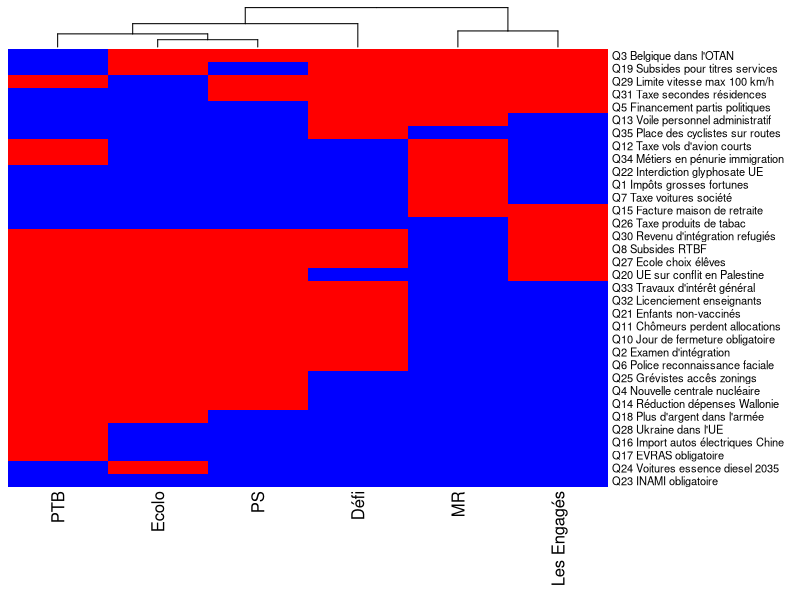
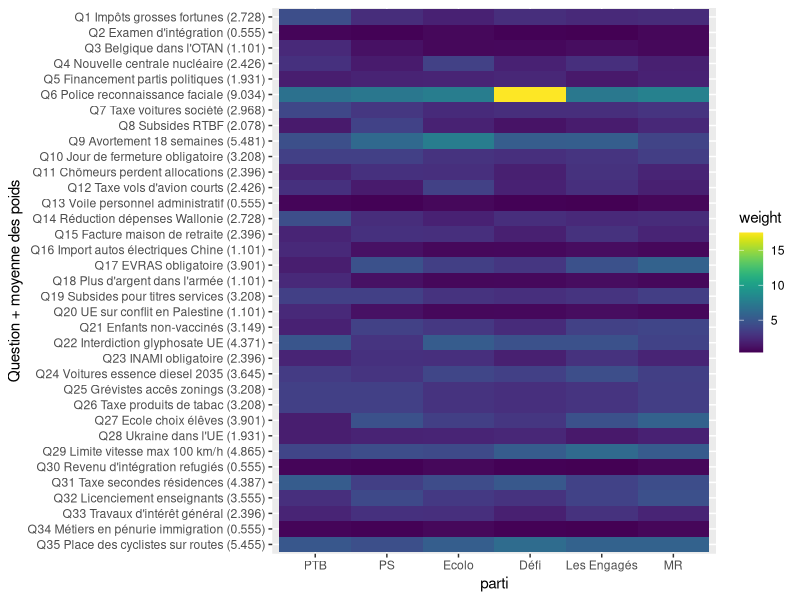
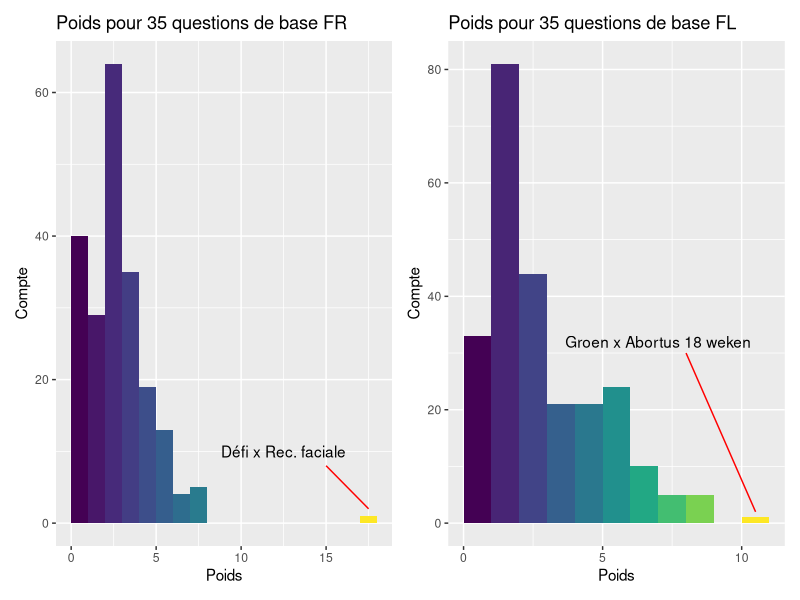

Generate these figures, in order, with R:
## ---- chunk 1
#| echo: false
#| output: false
library(tidyverse)
library(ComplexHeatmap)
library(viridis)
#library(gridExtra)
library(patchwork)
library(ggalluvial)
library(formattable)
## ---- chunk 2
#| echo: false
#| warning: false
parties <- c('PTB', 'PS', 'Ecolo', 'Défi', 'Les Engagés', 'MR')
qa <- read_csv('data/base_french_answers.csv')
qa <- qa %>%
        mutate(across(parties, ~ case_when(. == 'agree' ~ TRUE,
                                           . == 'disagree' ~ FALSE,
                                           . == 'undecided' ~ NA))) %>%
        relocate(parties)
# remove useless Q9
qa <- qa %>% na.omit()
questions <- qa %>% pull(question)
resumes <- qa %>% pull(short)
#qa_long <- qa %>% dplyr::select(-Texte, -Resume) %>% pivot_longer(cols=-Question, names_to="Parti", values_to="Reponse") %>% mutate(Parti=factor(Parti, levels=partis))
qa_for_heatmap <- qa %>%
        dplyr::select(-c(question, id, short)) %>%
        as.matrix()
qa_for_heatmap <- -1 * qa_for_heatmap
rownames(qa_for_heatmap) <- paste(questions, resumes)
Heatmap(qa_for_heatmap,
        clustering_distance_rows = function(x, y) sum(x != y),
        clustering_distance_columns = function(x, y) sum(x != y),
        row_names_gp = grid::gpar(fontsize = 8),
        show_heatmap_legend=FALSE,
        show_row_dend=FALSE)
## ---- chunk 3
#| echo: false
#| warning: false
dist2(t(qa_for_heatmap), pairwise_fun = function(x, y) sum(x != y))
## ---- chunk 4
#| echo: false
#| warning: false
weights <- read_csv('data/base_french_weights.csv')
themes <- read_csv('data/base_french_themes.csv')
weights <- weights %>% left_join(themes)
weights <- weights %>%
        rowwise() %>%
        mutate(weight_mean=mean(c_across(all_of(parties))))
q <- weights %>% pull(question)
s <- weights %>% pull(short)
m <- weights %>% pull(weight_mean)
qsm <- paste(q, ' ', s, ' (', round(m, digits=3), ')', sep='')
weights$question <- factor(qsm, levels=rev(qsm))
weights_french_long <- weights %>%
        dplyr::select(question, parties, theme, theme_color) %>%
        pivot_longer(cols=-c(question, theme, theme_color), names_to='parti', values_to='weight') %>%
        mutate(parti=factor(parti, levels=parties)) 
weights_french_long %>%
        ggplot(aes(parti, question, fill=weight)) +
        geom_tile() +
        scale_fill_viridis(discrete=FALSE) +
        ylab('Question + moyenne des poids')
## ---- chunk 5
#| echo: false
#| warning: false
parties <- c('Vlaams Belang','Vooruit','Open VLD','CD&V','Groen','PVDA','NVA')
weights <- read_csv('data/base_flemish_weights.csv')
weights <- weights %>%
        rowwise() %>%
        mutate(weight_mean=mean(c_across(all_of(parties))))
q <- weights %>% pull(question)
s <- weights %>% pull(short)
m <- weights %>% pull(weight_mean)
qsm <- paste(q, ' ', s, ' (', round(m, digits=3), ')', sep='')
weights$question <- factor(qsm, levels=rev(qsm))
weights_flemish_long <- weights %>%
        dplyr::select(-id, -short, -weight_mean) %>%
        pivot_longer(cols=-question, names_to='parti', values_to='weight') %>%
        mutate(parti=factor(parti, levels=parties)) 
# reset parties to french-speaking parties
parties <- c('PTB', 'PS', 'Ecolo', 'Défi', 'Les Engagés', 'MR')
## ---- chunk 6
#| echo: false
#| warning: false
p1 <- weights_french_long %>%
        ggplot(aes(x=weight, fill=after_stat(x))) +
        geom_histogram(binwidth=1, center=0.5) +
        scale_fill_viridis(discrete=FALSE) +
        annotate('text', x=12.5, y=10, label='Défi x Rec. faciale') +
        annotate('segment', x=15, xend=17.5, y=8, yend=2, color='red') +
        labs(title='Poids pour 35 questions de base FR', x='Poids', y='Compte') +
        theme(legend.position='none')
p2 <- weights_flemish_long %>%
        ggplot(aes(x=weight, fill=after_stat(x))) +
        geom_histogram(binwidth=1, center=0.5) +
        scale_fill_viridis(discrete=FALSE) +
        annotate('text', x=7, y=32, label='Groen x Abortus 18 weken') +
        annotate('segment', x=8, xend=10.5, y=30, yend=2, color='red') +
        labs(title='Poids pour 35 questions de base FL', x='Poids', y='Compte') +
        theme(legend.position='none') +
        scale_x_continuous(breaks=c(0, 5, 10))
p1 + p2
## ---- chunk 7
#| echo: false
#| warning: false
winners <- read_csv('data/base_french_random_winner.csv')
winners <- winners %>%
        mutate(party=factor(party, levels=parties))
winners <- winners %>%
        group_by(party) %>%
        summarise(num_wins=sum(num_wins))
# uncomment to re-generate the plot
#winners %>% ggplot(aes(x="", y=num_wins, fill=reorder(party, num_wins))) +
#        geom_bar(stat="identity", width=1, color="white") +
#        coord_polar("y", start=0) +
#        scale_fill_manual(values = c('MR' = '#002eff',
#                                      'Ecolo' = '#81bc02',
#                                      'Défi' = '#e21381',
#                                      'Les Engagés' = '#17d3c5',
#                                      'PTB' = '#ef4235',
#                                      'PS' = '#e61513')) +
#        guides(fill = guide_legend(title = "Parti")) +
#        theme_void()
## ---- chunk 8
#| echo: false
#| warning: false
t <- read_csv('data/base_french_party_stability.csv')
t <- t %>%
        mutate(from_party=ifelse(from_party=='les-engages', 'les_engages', from_party)) %>%
        mutate(to_party=ifelse(to_party=='les-engages', 'les_engages', to_party))
t <- t %>%
        mutate(from_party=factor(from_party, levels=parties)) %>%
        mutate(to_party=factor(to_party, levels=parties))
# uncomment to re-generate the table
#table(t) %>% formattable()
